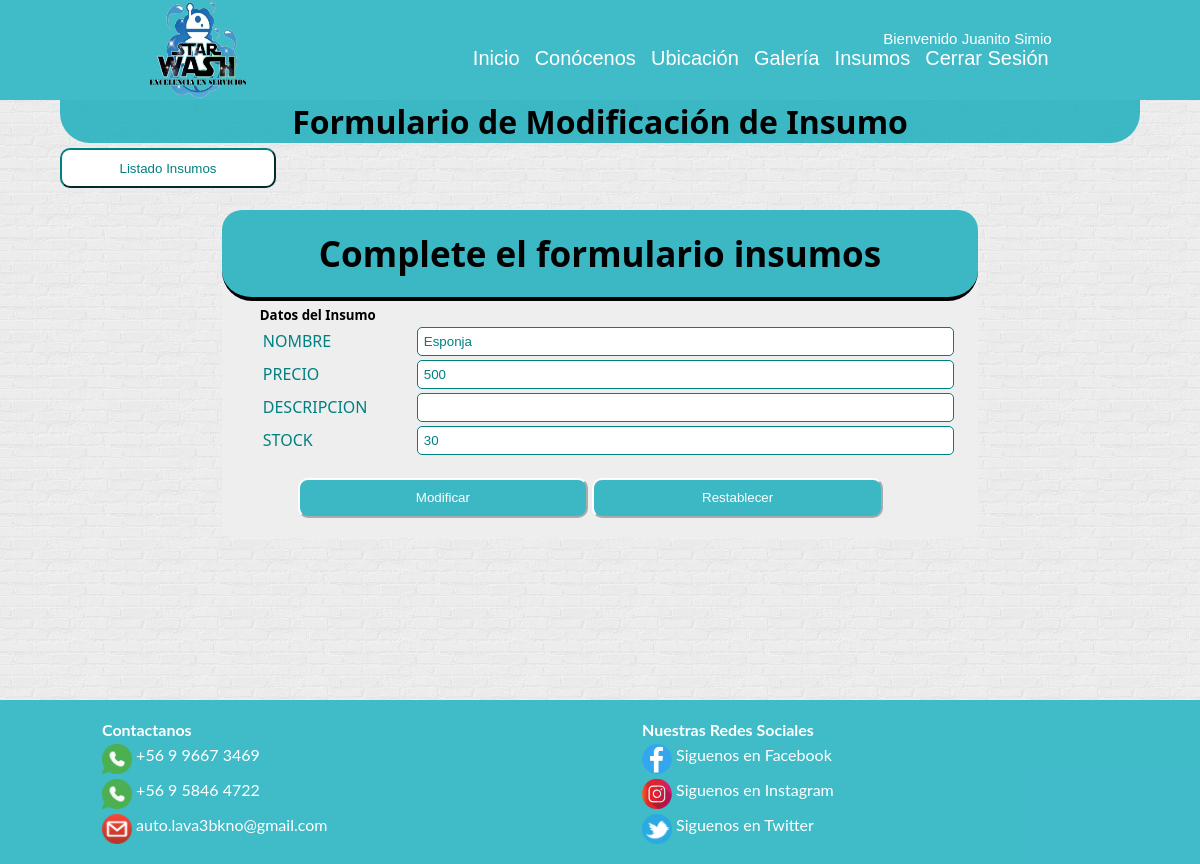
/buscar/Esponja/ (signed in), run on an earlier commit of the app's database.
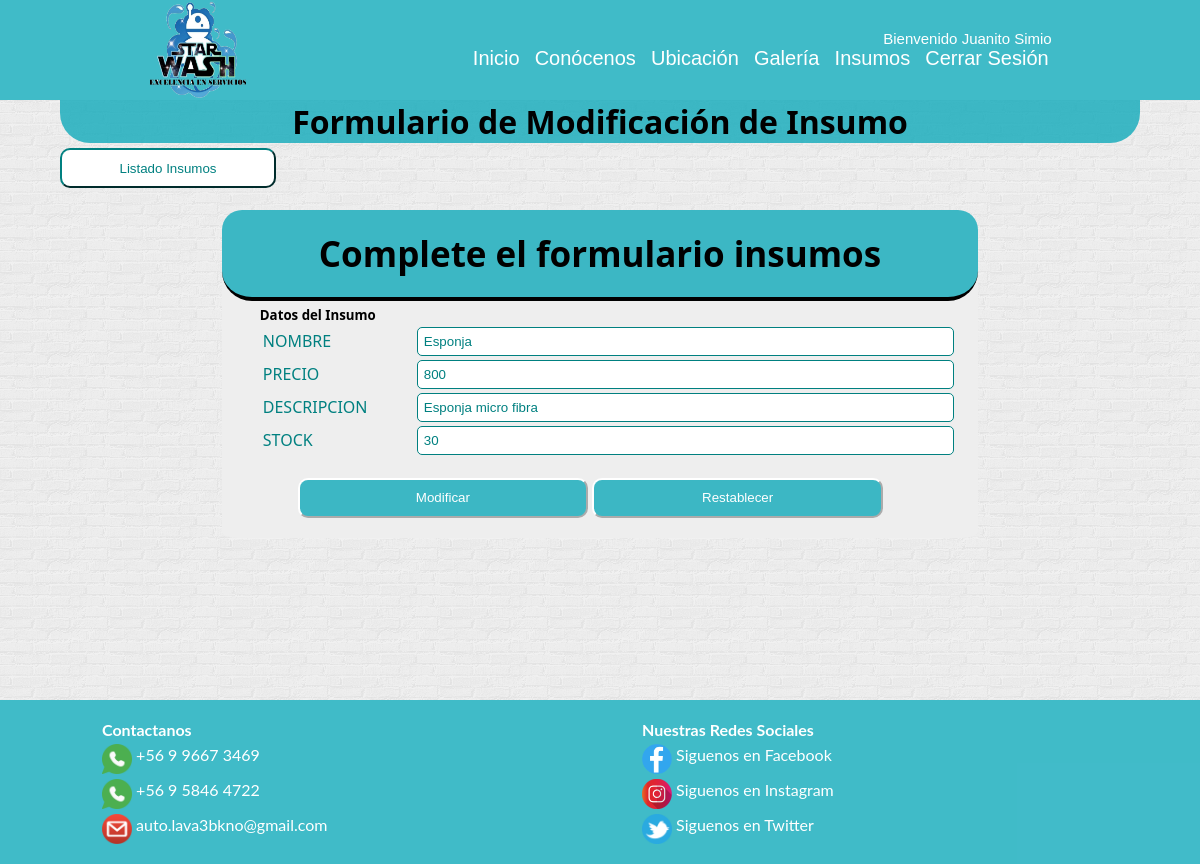
And on a later commit of the database.
### StarWash/models.py (models this page shows, shortened)
class Insumo (models.Model):
    nombre = models.CharField(max_length=80, primary_key=True)
    precio = models.IntegerField()
    descripcion = models.TextField(max_length=200, null=True)
    stock = models.IntegerField()

### StarWash/views.py (the view)
# urls.py: path('buscar/<id>/', buscar, name='BUSCAR'),
@login_required(login_url='/login/') #pide que este logeado
@permission_required('StarWash.view_insumo', login_url='/login/') #pide un permiso para ver insumos
def buscar(request,id):
    try:
        insumo = Insumo.objects.get(nombre=id)
        return render(request,'web/formulario_insumo_mod.html',{'insumo':insumo})
    except :
        msg = 'No existe el Insumo'
    response = requests.get("http://127.0.0.1:8000/api/insumos/")
    lista_insumos = response.json()
    return render(request,'web/admin_insumos.html',{'lista_insumos':lista_insumos,'mensaje':msg})

### StarWash/templates/web/formulario_insumo_mod.html (shortened to what this page needs)
{% extends "web/base.html" %} {% load static%} {% block estilos %} {% endblock estilos %} {% block contenido%}
<div id="section">
    <h1>Formulario de Modificación de Insumo</h1>
    <input class="boton-admin" type="button" value="Listado Insumos" onclick="ir()">
    <form action="{% url 'MODIFICAR' %}" method="POST" class="forma" onsubmit="return validarFormularioProductos()">
        <table>
            <h1 class="tituloFormulario">Complete el formulario insumos</h1>
            <h5>Datos del Insumo</h5>
            <div class="contenedor-formulario">
                <tr>
                    <td>
                        <p class="lbl"> NOMBRE </p>
                    </td>
                    <td class="caja">
                        <input type="text" value="{{insumo.nombre}}" id="txtNombreInsumo" name="NombreInsumo" class="field" minlength="3" maxlength="200" required readonly="readonly"></td>
                </tr>
                <tr>
                    <td>
                        <p class="lbl "> PRECIO </p>
                    </td>
                    <td class="caja "><input type="number " value="{{insumo.precio}} " id="txtPrecio " name="Precio" class="field" required placeholder="Ej: 1000"></td>
                </tr>
                <tr>
                    <td>
                        <p class="lbl "> DESCRIPCION </p>
                    </td>
                    <td class="caja "><input type="text " value="{{insumo.descripcion}} " id="txtDescripcion" name="Descripcion" class="field" minlength="3" maxlength="200"></td>
                </tr>
                <tr>
                    <td>
                        <p class="lbl "> STOCK </p>
                    </td>
                    <td class="caja "><input type="number " value="{{insumo.stock}}" id="txtStock" name="Stock" class="field"></td>
                </tr>
            </div>
        </table>
        <div class="botones ">
            <input class="boton" type="submit" value="Modificar">
            <input class="boton" type="reset" value="Restablecer">
        </div>
    </form>
</div>
{% endblock contenido %}

What changed in the data, as far as the page shows it:
changed Insumo "Esponja": Precio "500" → "800"; Descripcion (not shown) → "Esponja micro fibra"
